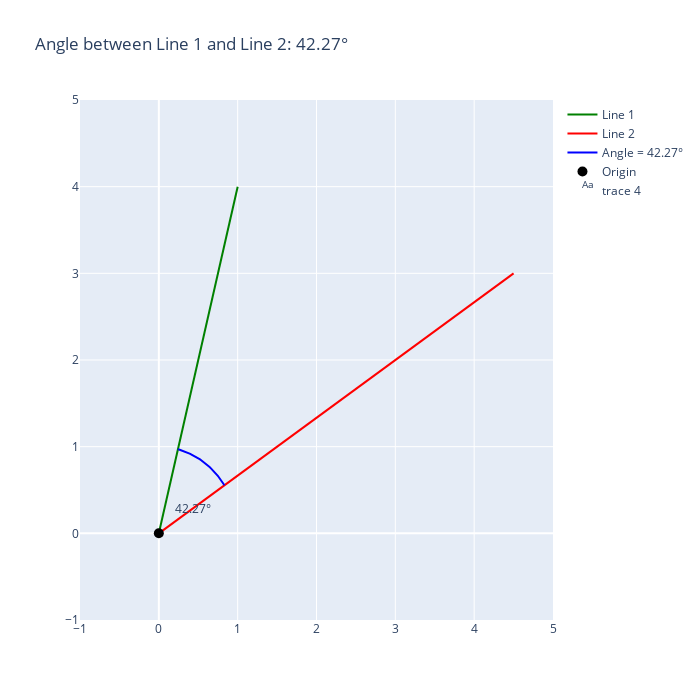

Source (notebook cell):
### Code cell
import plotly.graph_objects as go
import numpy as np
import math

# Define the two lines' endpoints
x1_line1, y1_line1 = 0, 0
x2_line1, y2_line1 = 1, 4  # Line 1 coordinates


x1_line2, y1_line2 = 0, 0
x2_line2, y2_line2 = 4.5, 3  # Line 2 coordinates

# Calculate slopes of the two lines
slope_line1 = (y2_line1 - y1_line1) / (x2_line1 - x1_line1)
slope_line2 = (y2_line2 - y1_line2) / (x2_line2 - x1_line2)

# Calculate the angles of the two lines relative to the x-axis
angle_line1 = math.degrees(math.atan(slope_line1))
angle_line2 = math.degrees(math.atan(slope_line2))

# Calculate the angle between the two lines
theta = abs(angle_line2 - angle_line1)

# Parametric equations for drawing the angle arc
# We will draw the arc between the two angles (θ1 and θ2)
angle_start = min(angle_line1, angle_line2)
angle_end = max(angle_line1, angle_line2)

# Define a radius for the arc
radius = 1

# Parametric equation for arc (portion of circle)
theta_arc = np.linspace(math.radians(angle_start), math.radians(angle_end), 100)
arc_x = radius * np.cos(theta_arc) + x1_line1
arc_y = radius * np.sin(theta_arc) + y1_line1

# Create figure
fig = go.Figure()

# Plot line 1
fig.add_trace(go.Scatter(x=[x1_line1, x2_line1], y=[y1_line1, y2_line1], mode='lines',
                         line=dict(color='green', width=2), name="Line 1"))

# Plot line 2
fig.add_trace(go.Scatter(x=[x1_line2, x2_line2], y=[y1_line2, y2_line2], mode='lines',
                         line=dict(color='red', width=2), name="Line 2"))

# Plot the arc for the angle
fig.add_trace(go.Scatter(x=arc_x, y=arc_y, mode='lines',
                         line=dict(color='blue', width=2), name=f"Angle = {theta:.2f}°"))

# Mark the intersection point
fig.add_trace(go.Scatter(x=[x1_line1], y=[y1_line1], mode='markers', marker=dict(size=10, color='black'), name="Origin"))

# Add text to display the angle value
fig.add_trace(go.Scatter(x=[x1_line1 + 0.2], y=[y1_line1 + 0.2], text=[f'{theta:.2f}°'], mode='text', textposition="top right"))

# Update layout
fig.update_layout(
    title=f'Angle between Line 1 and Line 2: {theta:.2f}°',
    xaxis=dict(range=[-1, 5]),
    yaxis=dict(range=[-1, 5]),
    width=700,
    height=700
)

# Show figure
fig.show()

### Figure 1 — Plotly figure (JSON) as saved in the notebook; plotly's stock layout.template omitted (floating-point values rounded to 4 significant figures)
{"data": [{"line": {"color": "green", "width": 2}, "mode": "lines", "name": "Line 1", "type": "scatter", "x": [0, 1], "y": [0, 4]}, {"line": {"color": "red", "width": 2}, "mode": "lines", "name": "Line 2", "type": "scatter", "x": [0, 4.5], "y": [0, 3]}, {"line": {"color": "blue", "width": 2}, "mode": "lines", "name": "Angle = 42.27°", "type": "scatter", "x": [0.8321, 0.8279, 0.8237, 0.8194, 0.8151, 0.8108, 0.8064, 0.802, 0.7975, 0.793, 0.7884, 0.7838, 0.7792, 0.7745, 0.7698, 0.765, 0.7602, 0.7553, 0.7504, 0.7454, 0.7405, 0.7354, 0.7304, 0.7252, 0.7201, 0.7149, 0.7097, 0.7044, 0.6991, 0.6937, 0.6884, 0.6829, 0.6775, 0.672, 0.6664, 0.6608, 0.6552, 0.6496, 0.6439, 0.6382, 0.6324, 0.6266, 0.6208, 0.615, 0.6091, 0.6031, 0.5972, 0.5912, 0.5852, 0.5791, 0.573, 0.5669, 0.5607, 0.5545, 0.5483, 0.5421, 0.5358, 0.5295, 0.5231, 0.5168, 0.5104, 0.504, 0.4975, 0.491, 0.4845, 0.478, 0.4714, 0.4648, 0.4582, 0.4516, 0.4449, 0.4383, 0.4315, 0.4248, 0.418, 0.4113, 0.4045, 0.3976, 0.3908, 0.3839, 0.377, 0.3701, 0.3632, 0.3562, 0.3492, 0.3423, 0.3352, 0.3282, 0.3212, 0.3141, 0.307, 0.2999, 0.2928, 0.2857, 0.2785, 0.2713, 0.2642, 0.257, 0.2498, 0.2425], "y": [0.5547, 0.5609, 0.567, 0.5732, 0.5793, 0.5853, 0.5913, 0.5973, 0.6033, 0.6092, 0.6151, 0.621, 0.6268, 0.6326, 0.6383, 0.6441, 0.6497, 0.6554, 0.661, 0.6666, 0.6721, 0.6776, 0.6831, 0.6885, 0.6939, 0.6992, 0.7045, 0.7098, 0.715, 0.7202, 0.7254, 0.7305, 0.7356, 0.7406, 0.7456, 0.7505, 0.7554, 0.7603, 0.7651, 0.7699, 0.7746, 0.7793, 0.784, 0.7886, 0.7931, 0.7976, 0.8021, 0.8065, 0.8109, 0.8153, 0.8196, 0.8238, 0.828, 0.8322, 0.8363, 0.8403, 0.8444, 0.8483, 0.8522, 0.8561, 0.8599, 0.8637, 0.8675, 0.8711, 0.8748, 0.8784, 0.8819, 0.8854, 0.8888, 0.8922, 0.8956, 0.8989, 0.9021, 0.9053, 0.9084, 0.9115, 0.9146, 0.9175, 0.9205, 0.9234, 0.9262, 0.929, 0.9317, 0.9344, 0.937, 0.9396, 0.9421, 0.9446, 0.947, 0.9494, 0.9517, 0.954, 0.9562, 0.9583, 0.9604, 0.9625, 0.9645, 0.9664, 0.9683, 0.9701]}, {"marker": {"color": "black", "size": 10}, "mode": "markers", "name": "Origin", "type": "scatter", "x": [0], "y": [0]}, {"mode": "text", "text": ["42.27°"], "textposition": "top right", "type": "scatter", "x": [0.2], "y": [0.2]}], "layout": {"height": 700, "title": {"text": "Angle between Line 1 and Line 2: 42.27°"}, "width": 700, "xaxis": {"range": [-1, 5]}, "yaxis": {"range": [-1, 5]}}}
